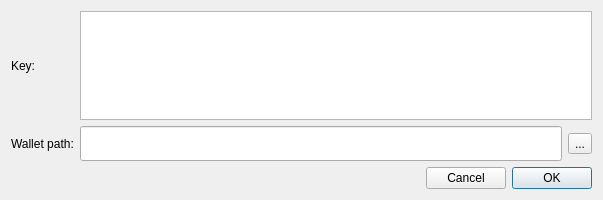
<?xml version="1.0" encoding="UTF-8"?>
<ui version="4.0">
 <class>ImportKeyDialog</class>
 <widget class="QDialog" name="ImportKeyDialog">
  <property name="geometry">
   <rect>
    <x>0</x>
    <y>0</y>
    <width>603</width>
    <height>200</height>
   </rect>
  </property>
  <property name="minimumSize">
   <size>
    <width>0</width>
    <height>200</height>
   </size>
  </property>
  <property name="windowTitle">
   <string>Import private key</string>
  </property>
  <layout class="QVBoxLayout" name="verticalLayout">
   <item>
    <layout class="QGridLayout" name="gridLayout">
     <item row="0" column="0">
      <widget class="QLabel" name="label">
       <property name="text">
        <string>Key:</string>
       </property>
      </widget>
     </item>
     <item row="2" column="2">
      <widget class="QToolButton" name="m_selectPathButton">
       <property name="text">
        <string>...</string>
       </property>
      </widget>
     </item>
     <item row="2" column="0">
      <widget class="QLabel" name="label_2">
       <property name="text">
        <string>Wallet path:</string>
       </property>
      </widget>
     </item>
     <item row="2" column="1">
      <widget class="QLineEdit" name="m_pathEdit">
       <property name="styleSheet">
        <string notr="true">font: 14pt Capsuula;
</string>
       </property>
      </widget>
     </item>
     <item row="0" column="1" colspan="2">
      <widget class="QTextEdit" name="m_keyEdit">
       <property name="sizePolicy">
        <sizepolicy hsizetype="Expanding" vsizetype="MinimumExpanding">
         <horstretch>0</horstretch>
         <verstretch>0</verstretch>
        </sizepolicy>
       </property>
       <property name="minimumSize">
        <size>
         <width>0</width>
         <height>100</height>
        </size>
       </property>
       <property name="styleSheet">
        <string notr="true">font: 12pt Unique;</string>
       </property>
       <property name="readOnly">
        <bool>false</bool>
       </property>
      </widget>
     </item>
    </layout>
   </item>
   <item>
    <spacer name="verticalSpacer">
     <property name="orientation">
      <enum>Qt::Vertical</enum>
     </property>
     <property name="sizeHint" stdset="0">
      <size>
       <width>20</width>
       <height>2</height>
      </size>
     </property>
    </spacer>
   </item>
   <item>
    <layout class="QHBoxLayout" name="horizontalLayout">
     <item>
      <spacer name="horizontalSpacer">
       <property name="orientation">
        <enum>Qt::Horizontal</enum>
       </property>
       <property name="sizeHint" stdset="0">
        <size>
         <width>40</width>
         <height>20</height>
        </size>
       </property>
      </spacer>
     </item>
     <item>
      <widget class="QPushButton" name="m_cancelButton">
       <property name="text">
        <string>Cancel</string>
       </property>
       <property name="autoDefault">
        <bool>false</bool>
       </property>
      </widget>
     </item>
     <item>
      <widget class="QPushButton" name="m_okButton">
       <property name="text">
        <string>OK</string>
       </property>
       <property name="autoDefault">
        <bool>false</bool>
       </property>
       <property name="default">
        <bool>true</bool>
       </property>
      </widget>
     </item>
    </layout>
   </item>
  </layout>
 </widget>
 <resources/>
 <connections>
  <connection>
   <sender>m_selectPathButton</sender>
   <signal>clicked()</signal>
   <receiver>ImportKeyDialog</receiver>
   <slot>selectPathClicked()</slot>
   <hints>
    <hint type="sourcelabel">
     <x>620</x>
     <y>54</y>
    </hint>
    <hint type="destinationlabel">
     <x>323</x>
     <y>65</y>
    </hint>
   </hints>
  </connection>
  <connection>
   <sender>m_okButton</sender>
   <signal>clicked()</signal>
   <receiver>ImportKeyDialog</receiver>
   <slot>accept()</slot>
   <hints>
    <hint type="sourcelabel">
     <x>594</x>
     <y>102</y>
    </hint>
    <hint type="destinationlabel">
     <x>323</x>
     <y>65</y>
    </hint>
   </hints>
  </connection>
  <connection>
   <sender>m_cancelButton</sender>
   <signal>clicked()</signal>
   <receiver>ImportKeyDialog</receiver>
   <slot>reject()</slot>
   <hints>
    <hint type="sourcelabel">
     <x>511</x>
     <y>102</y>
    </hint>
    <hint type="destinationlabel">
     <x>323</x>
     <y>65</y>
    </hint>
   </hints>
  </connection>
 </connections>
 <slots>
  <slot>selectPathClicked()</slot>
 </slots>
</ui>
